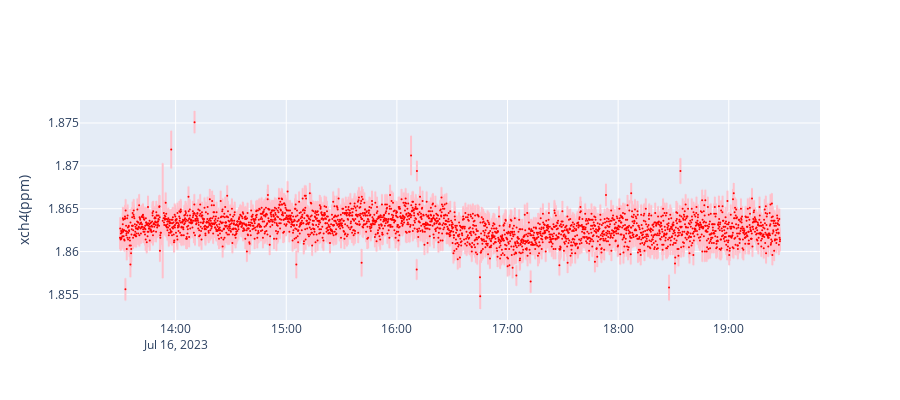

Write notebook code for a chart like this one.
### Code cell
# xlims= [datetime.datetime.combine(em27_resampled.index[0].date(),datetime.time(hour=6)),
#         datetime.datetime.combine(em27_resampled.index[-1].date(),datetime.time(hour=22))]
spec = 'xch4(ppm)'
fig = go.Figure()
# fig.add_trace(go.Scatter(
#         x = oof_df_ha.index,
#         y = oof_df_ha[spec],
#         name='ha',
#         # error_y = dict(
#         #     type='data', # value of error bar given in data coordinates
#         #     array=oof_df_cindy[f'{spec}_error'],
#         #     visible=True,
#         #     color = 'grey',
#         #     width = 0.8),
#         mode='markers',
#         marker={'color':'black'},
#     ))
fig.add_trace(go.Scatter(
        x = oof_df_ua.index,
        y = oof_df_ua[spec],
        name='ua',
        error_y = dict(
            type='data', # value of error bar given in data coordinates
            array=oof_df_ua[f'{spec}_error'],
            visible=True,
            color = 'pink',
            width = 0.1),
        mode='markers',
        marker={'color':'red','size':2},
    ))
fig.update_yaxes(title_text = spec)



fig.update_layout(
    height=400,
)
fig.show()

### Figure 1 — Plotly figure (JSON) as saved in the notebook; plotly's stock layout.template omitted (floating-point values rounded to 4 significant figures; data arrays with more than 128 entries replaced by an {"elided": "..."} marker saying what was removed)
{"data": [{"error_y": {"array": {"elided": "2899 float values"}, "color": "pink", "type": "data", "visible": true, "width": 0.1}, "marker": {"color": "red", "size": 2}, "mode": "markers", "name": "ua", "type": "scatter", "x": {"elided": "2899 str values"}, "y": {"elided": "2899 float values"}}], "layout": {"height": 400, "yaxis": {"title": {"text": "xch4(ppm)"}}}}
